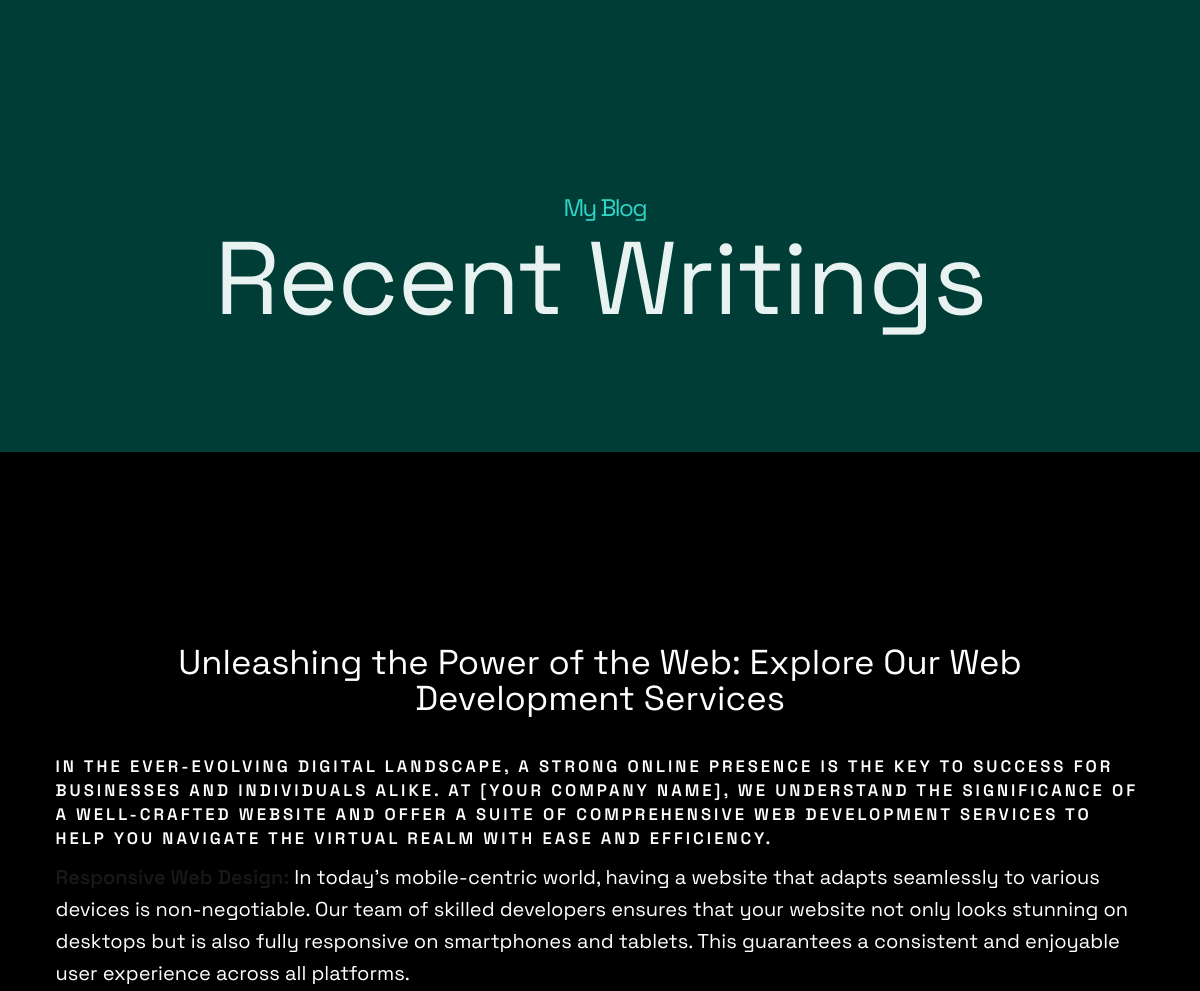
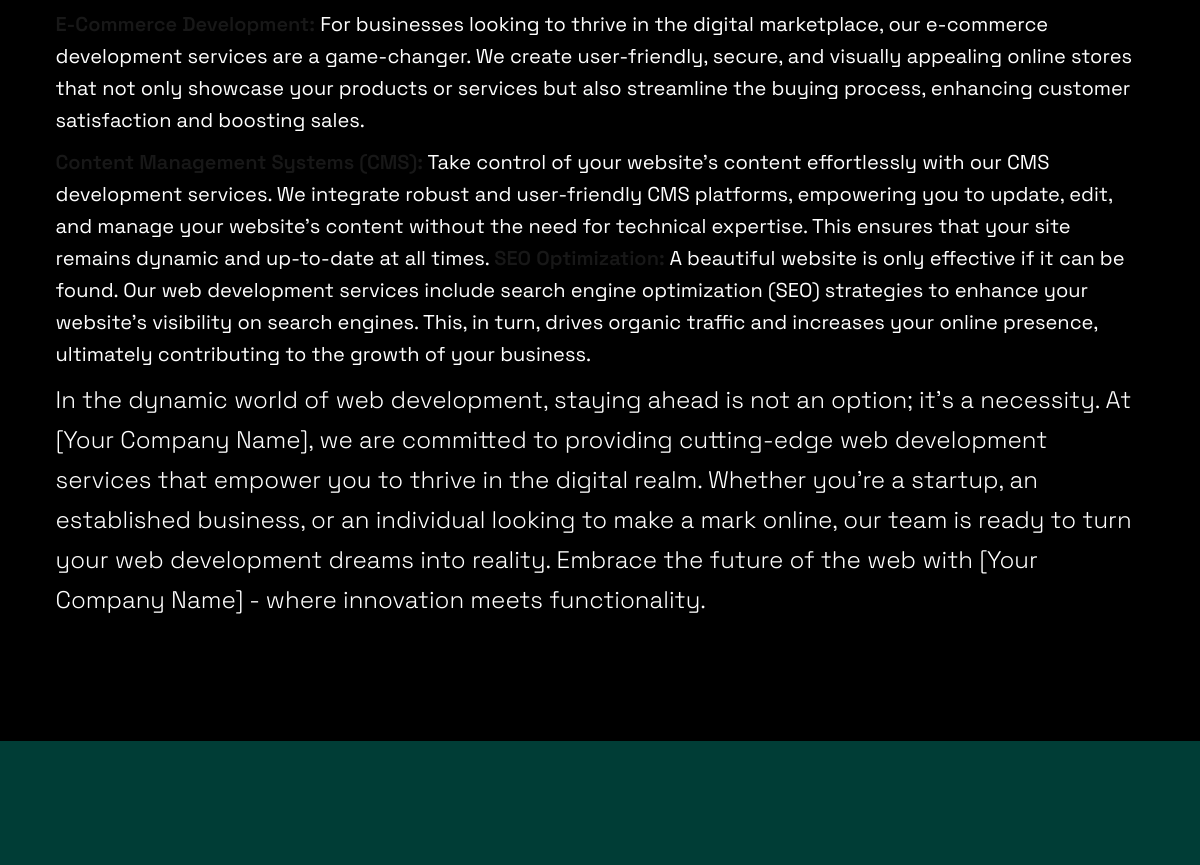
The app's page /blog/unleashing-the-power-of-the-web-explore-our-web-development-services/ (upper part), older data (2 pictures, top to bottom).
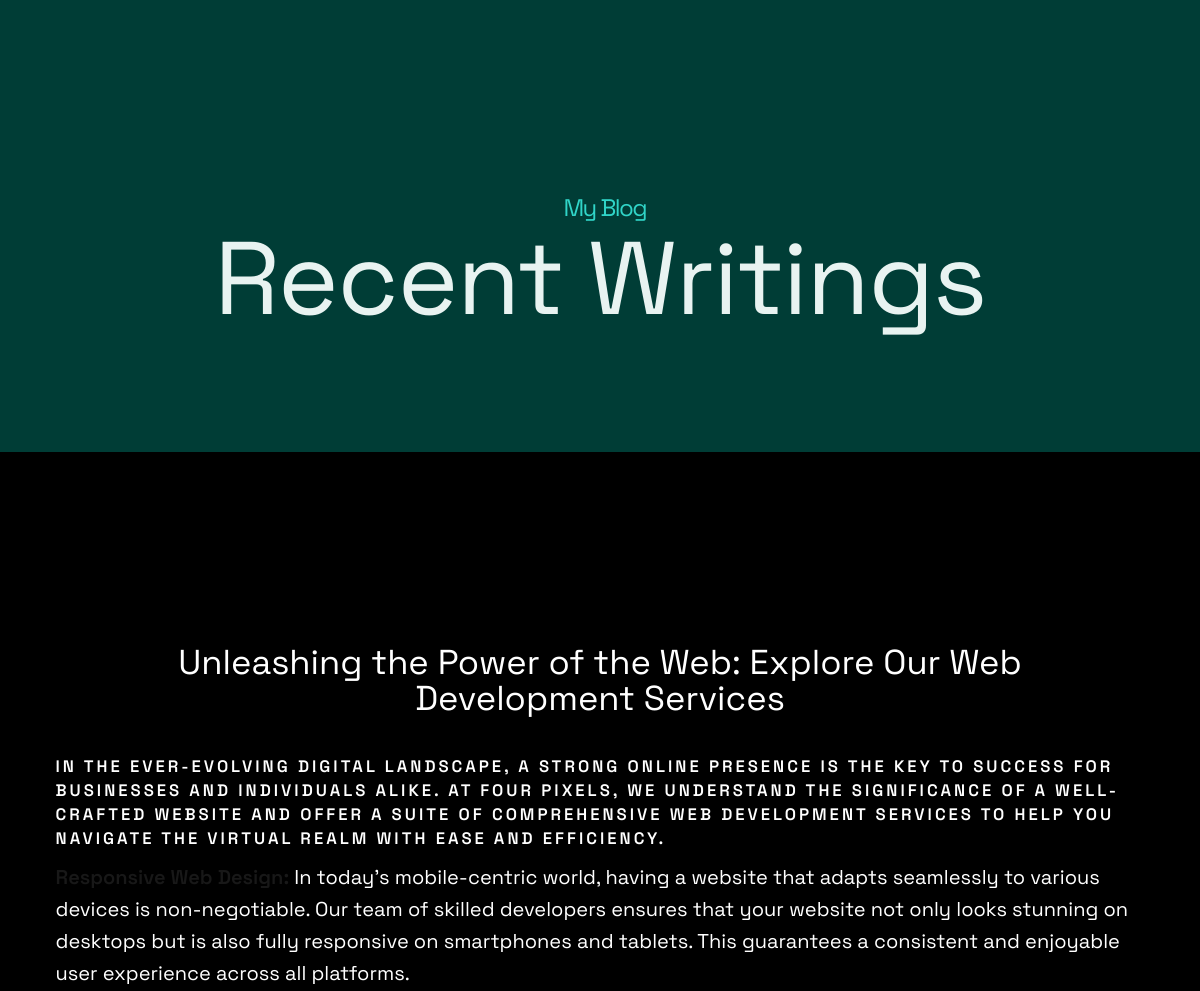
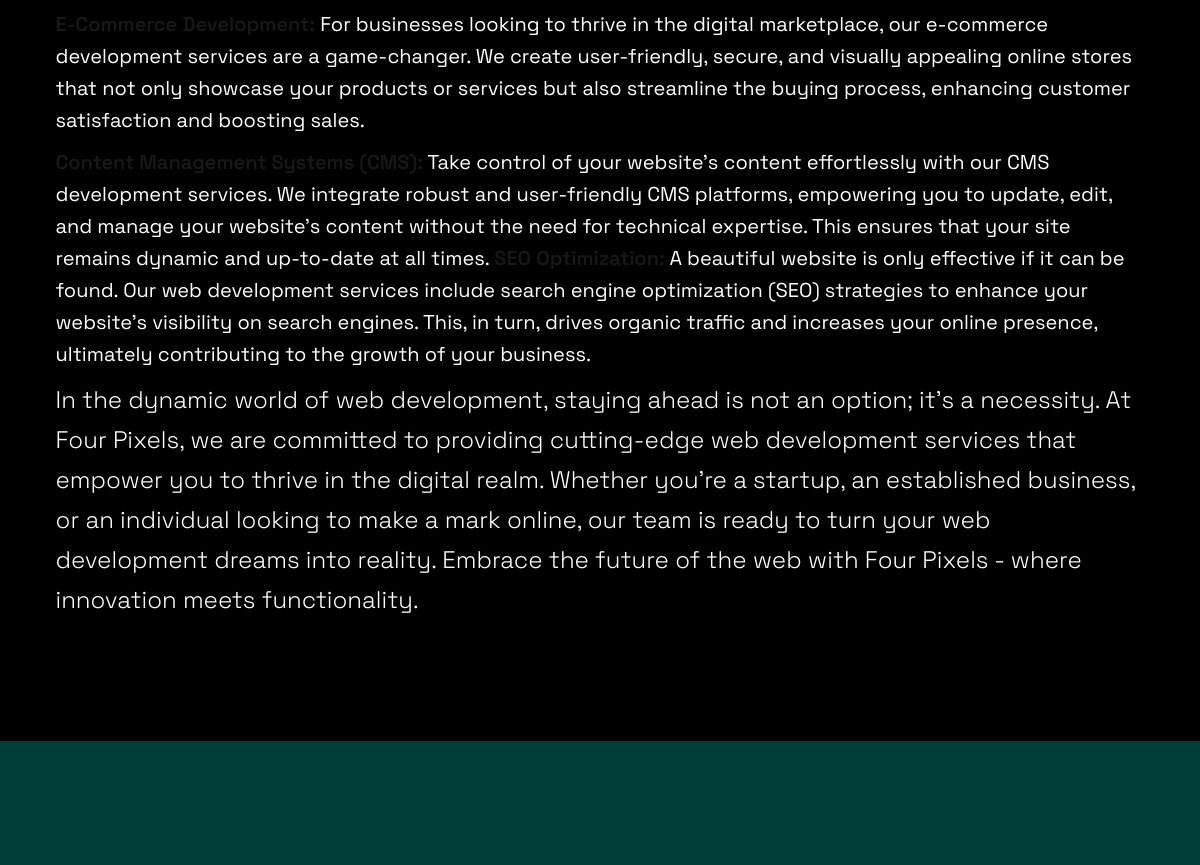
The same page, newer data (2 pictures, top to bottom).
### website/models.py (models this page shows, shortened)
class Blog(models.Model):
    title = models.CharField(max_length=200, blank=True, null=True)
    introduction = models.TextField(blank=True, null=True)
    paragraph_1 = models.TextField(blank=True, null=True)
    paragraph_2 = models.TextField(blank=True, null=True)
    paragraph_3 = models.TextField(blank=True, null=True)
    conclusion = models.TextField(blank=True, null=True)
    tags = models.TextField(blank=True, null=True)
    author = models.CharField(max_length=50, blank=True, null=True)
    category = models.CharField(max_length=50, blank=True, null=True)
    blog_image = models.ImageField(default="blog.jpg", blank=True, null=True)
    pub_date = models.DateTimeField(auto_now_add=True, blank=True, null=True)
    summary = models.TextField(blank=True, null=True)
    slug = models.SlugField(unique=True, null=True, blank=True)

### website/views.py (the view)
# urls.py: path("blog/<slug:slug>/", views.blog_detail, name="blog_detail"),
def blog_detail(request, slug):
    recent_blogs = Blog.objects.order_by('-pk')
    blog = get_object_or_404(Blog, slug=slug)
    page_name = f"- {blog.title}"
    tags = [
        item.strip()
        for item in blog.tags.split(',')
        if item.strip()
    ]
    context = {
        'page_name': page_name,
        'recent_blogs': recent_blogs,
        'blog': blog,
        'tags': tags,
    }
    return render(request, 'blog.html', context)

### website/templates/blog.html (shortened to what this page needs)
{% extends 'base.html' %} {% load static %} {% block body %}
<section id="content" class="s-content">
  <section class="s-pageheader pageheader">
    <div class="row">
      <div class="column xl-12">
        <h1 class="page-title">
          <span class="page-title__small-type text-pretitle">My Blog</span>
          Recent Writings
        </h1>
      </div>
    </div>
  </section>
  <section class="s-pagecontent pagecontent">
    <div class="row">
      <div class="column xl-12 grid-block">
        <div class="grid-full">
          <h3 class="text-white text-center">{{ blog.title }}</h3>
        </div>
      </div>
    </div>
    <div class="row my-4">
      <h6 class="mb-3 text-white">{{ blog.introduction|safe }}</h6>
      <p class="mb-3 text-white">{{ blog.paragraph_1|safe }}</p>
      <p class="mb-3 text-white">{{ blog.paragraph_2|safe }}</p>
      <p class="mb-3 text-white">{{ blog.paragraph_3|safe }}</p>
      <p class="lead mb-3 text-white">{{ blog.conclusion|safe }}</p>
    </div>
  </section>
</section>
<section id="cta" class="s-cta">
</section>
{% endblock %}

### website/templates/base.html (shortened to what this page needs)
{% load static %}
<!DOCTYPE html>
<html lang="en" class="no-js">
  <head>
    <link
      rel="stylesheet"
      href="https://cdn.jsdelivr.net/npm/bootstrap@5.2.3/dist/css/bootstrap.min.css"
    />
    <link rel="stylesheet" href="{% static 'css/vendor.css' %}" />
    <link rel="stylesheet" href="{% static 'css/styles.css' %}" />
    <link rel="stylesheet" href="{% static 'css/main.css' %}" />
  </head>
  <body class="bg-black" id="top">
    <div id="page" class="s-pagewrap ss-home">
      <header class="s-header">
      </header>
      {% block body %} {% endblock %}
    </div>
  </body>
</html>

### website/static/css/main.css (style rules this page uses)
.text-white { color: #fff; }

Row changes from the older to the newer data that the page shows:
changed Blog "Unleashing the Power of the Web: Explore Our Web Development Services": introduction "…AND INDIVIDUALS ALIKE. AT [YOUR COMPANY NAME], WE UNDERSTAND THE SIGNIFICANCE…" → "…AND INDIVIDUALS ALIKE. AT FOUR PIXELS, WE UNDERSTAND THE SIGNIFICANCE…"; conclusion "…it's a necessity. At [Your Company Name], we are committed to providing cutting-edge web development services that empower you to thrive in the digital realm. Whether you're a startup, an established business, or an individual looking to make a mark online, our team is ready to turn your web development dreams into reality. Embrace the future of the web with [Your Company Name] - where innovation meets…" → "…it's a necessity. At Four Pixels, we are committed to providing cutting-edge web development services that empower you to thrive in the digital realm. Whether you're a startup, an established business, or an individual looking to make a mark online, our team is ready to turn your web development dreams into reality. Embrace the future of the web with Four Pixels - where innovation meets…"
